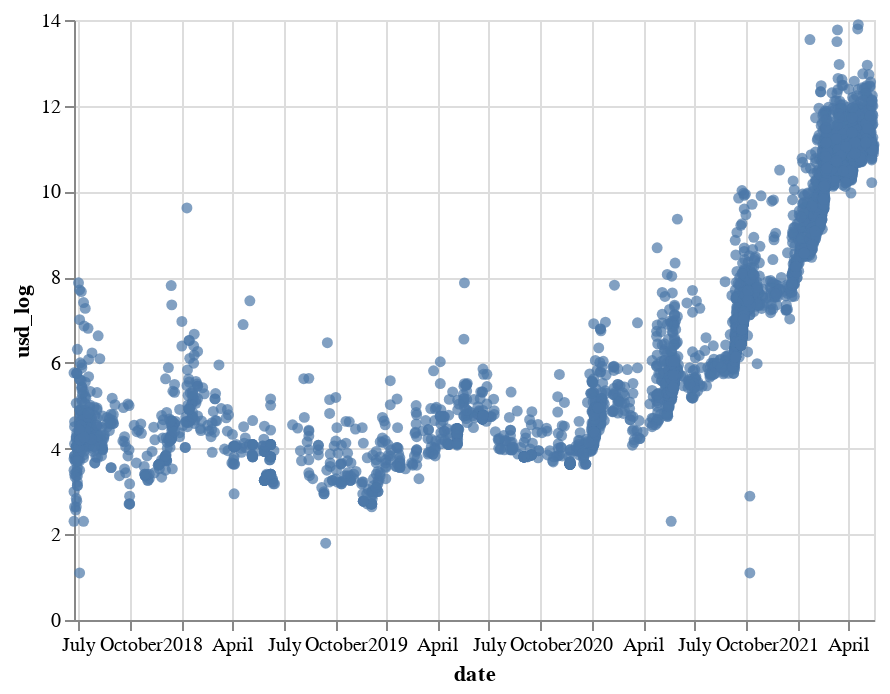

Source (notebook cell):
### Code cell
alt.Chart(sold).encode(x="date", y="usd_log").mark_circle()

### Figure 1 — Vega-Lite specification as saved in the notebook (floating-point values rounded to 4 significant figures; data arrays with more than 128 entries replaced by an {"elided": "..."} marker saying what was removed)
{"config": {"view": {"continuousWidth": 400, "continuousHeight": 300}}, "data": {"name": "data-0e43b55d8cd61e503dcf0ca259e707e8"}, "mark": "circle", "encoding": {"x": {"type": "temporal", "field": "date"}, "y": {"type": "quantitative", "field": "usd_log"}}, "$schema": "https://vega.github.io/schema/vega-lite/v4.8.1.json", "datasets": {"data-0e43b55d8cd61e503dcf0ca259e707e8": {"elided": "5000 records"}}}
